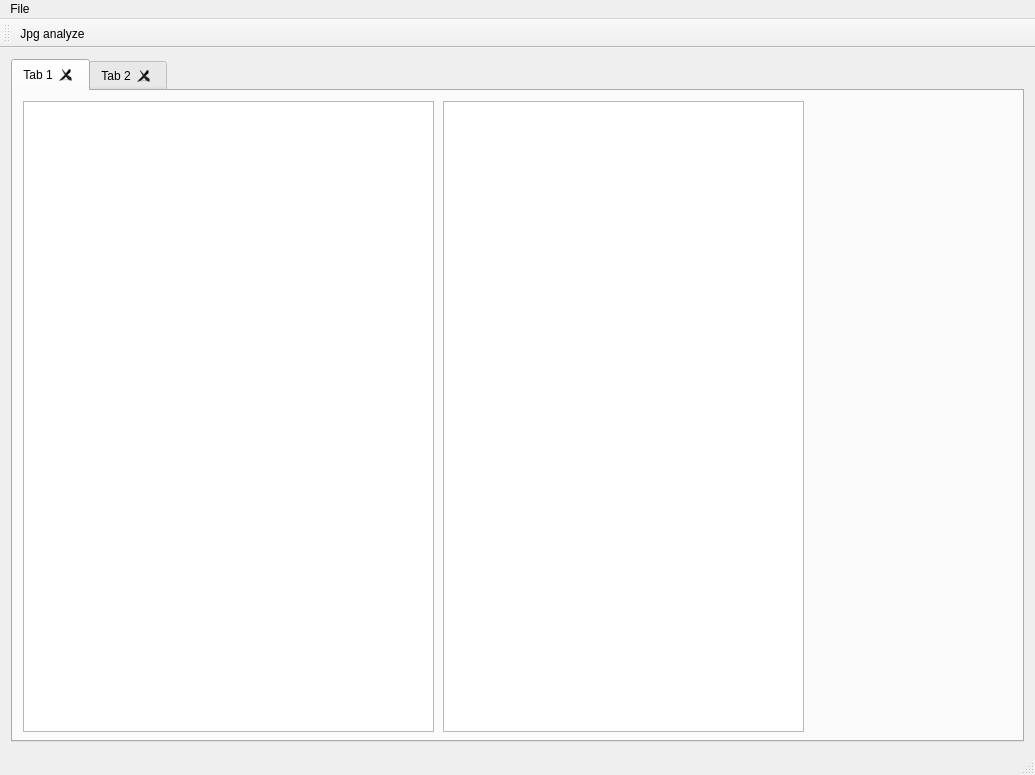
<?xml version="1.0" encoding="UTF-8"?>
<ui version="4.0">
 <class>MainWindowClass</class>
 <widget class="QMainWindow" name="MainWindowClass">
  <property name="geometry">
   <rect>
    <x>0</x>
    <y>0</y>
    <width>1035</width>
    <height>775</height>
   </rect>
  </property>
  <property name="windowTitle">
   <string>MainWindow</string>
  </property>
  <widget class="QWidget" name="centralWidget">
   <layout class="QVBoxLayout" name="verticalLayout">
    <item>
     <widget class="QTabWidget" name="tabWidget">
      <property name="tabShape">
       <enum>QTabWidget::Rounded</enum>
      </property>
      <property name="currentIndex">
       <number>0</number>
      </property>
      <property name="documentMode">
       <bool>false</bool>
      </property>
      <property name="tabsClosable">
       <bool>true</bool>
      </property>
      <property name="movable">
       <bool>false</bool>
      </property>
      <widget class="QWidget" name="tab">
       <attribute name="title">
        <string>Tab 1</string>
       </attribute>
       <widget class="QTableView" name="tableView">
        <property name="geometry">
         <rect>
          <x>10</x>
          <y>10</y>
          <width>411</width>
          <height>631</height>
         </rect>
        </property>
        <property name="dragEnabled">
         <bool>true</bool>
        </property>
        <property name="dragDropMode">
         <enum>QAbstractItemView::DragOnly</enum>
        </property>
        <property name="defaultDropAction">
         <enum>Qt::MoveAction</enum>
        </property>
       </widget>
       <widget class="QTableView" name="tableView_2">
        <property name="geometry">
         <rect>
          <x>430</x>
          <y>10</y>
          <width>361</width>
          <height>631</height>
         </rect>
        </property>
       </widget>
      </widget>
      <widget class="QWidget" name="tab_2">
       <attribute name="title">
        <string>Tab 2</string>
       </attribute>
      </widget>
     </widget>
    </item>
   </layout>
  </widget>
  <widget class="QMenuBar" name="menuBar">
   <property name="geometry">
    <rect>
     <x>0</x>
     <y>0</y>
     <width>1035</width>
     <height>21</height>
    </rect>
   </property>
   <widget class="QMenu" name="menuFile">
    <property name="title">
     <string>File</string>
    </property>
    <addaction name="actionJpg_analyze"/>
   </widget>
   <addaction name="menuFile"/>
  </widget>
  <widget class="QToolBar" name="mainToolBar">
   <attribute name="toolBarArea">
    <enum>TopToolBarArea</enum>
   </attribute>
   <attribute name="toolBarBreak">
    <bool>false</bool>
   </attribute>
   <addaction name="actionJpg_analyze"/>
  </widget>
  <widget class="QStatusBar" name="statusBar"/>
  <action name="actionJpg_analyze">
   <property name="icon">
    <iconset resource="mainwindow.qrc">
     <normaloff>:/MainWindow/icons/jpg_analyze2.png</normaloff>:/MainWindow/icons/jpg_analyze2.png</iconset>
   </property>
   <property name="text">
    <string>Jpg analyze</string>
   </property>
  </action>
 </widget>
 <layoutdefault spacing="6" margin="11"/>
 <resources>
  <include location="mainwindow.qrc"/>
 </resources>
 <connections/>
</ui>
